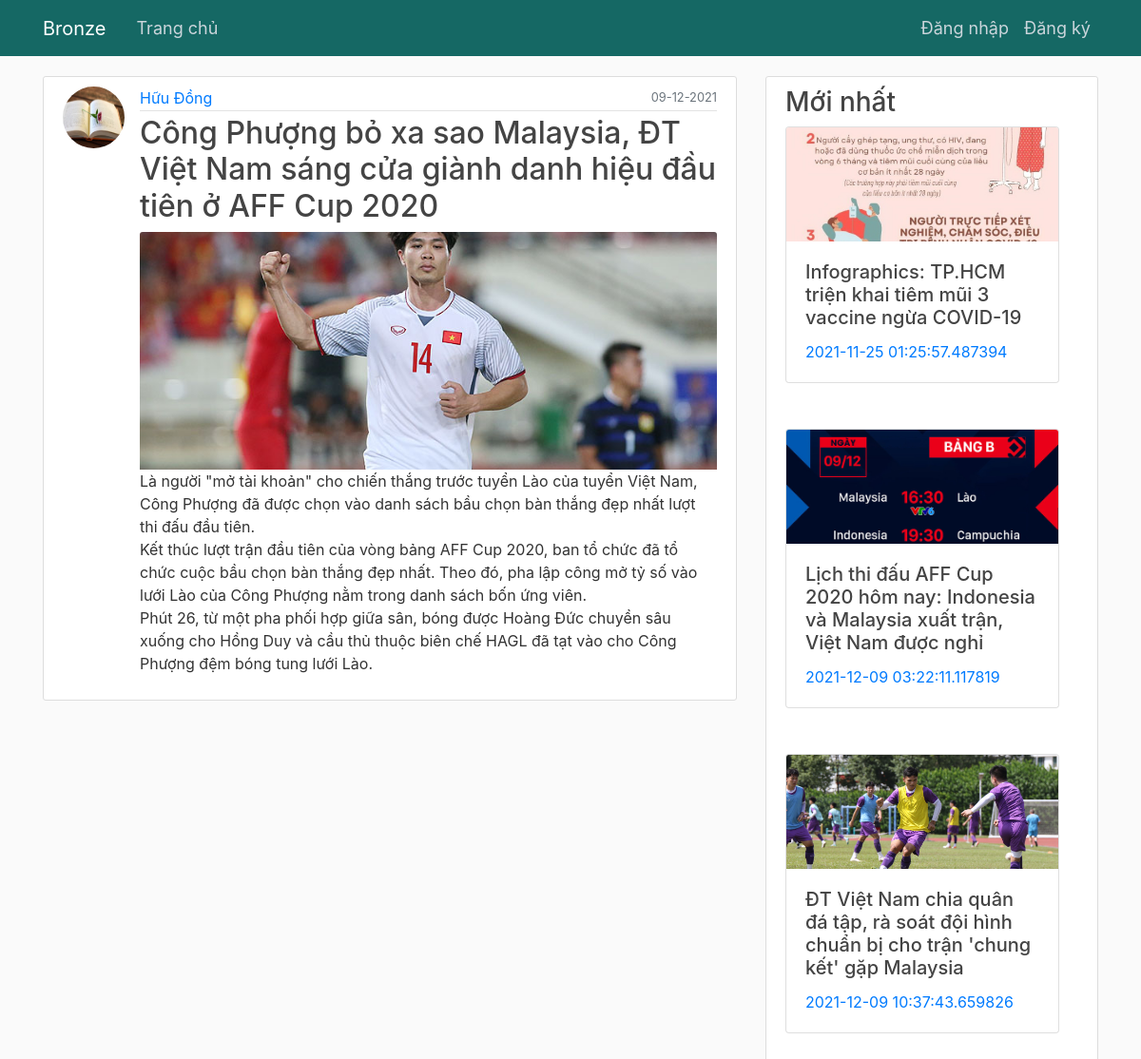
Screenshot of /post/8 with the database file from the repository.
### app/models.py (models this page shows, shortened)
class User(db.Model, UserMixin):
    id = db.Column(db.Integer, primary_key=True)
    username = db.Column(db.String(20), unique=True, nullable=False)
    fullname = db.Column(db.String(35), unique=True, nullable=False)
    email = db.Column(db.String(120), unique=True, nullable=False)
    image_file = db.Column(db.String(20), nullable=False, default='default.jpg')
    password = db.Column(db.String(60), nullable=False)
    posts = db.relationship('Post', backref='author', lazy=True)

class Post(db.Model):
    id = db.Column(db.Integer, primary_key=True)
    title = db.Column(db.String(100), nullable=False)
    image_post = db.Column(db.String(20), nullable=False, default='post.jpg')
    date_posted = db.Column(db.DateTime, nullable=False, default=datetime.utcnow)
    content = db.Column(db.Text, nullable=False)
    user_id = db.Column(db.Integer, db.ForeignKey('user.id'), nullable=False)

### app/routes.py (the view)
@app.route("/post/<int:post_id>")
def post(post_id):
    post = Post.query.get_or_404(post_id)
    return render_template('post.html', title=post.title, post=post,featured=getFeatured())

### app/routes.py (called while the page is built)
def getFeatured():
    return Post.query.limit(3).all()

### app/templates/post.html
{% extends "layout.html" %}
{% block content %}
  <article class="media content-section">
    <img class="rounded-circle article-img" src="{{ url_for('static', filename='img/' + post.author.image_file) }}">
    <div class="media-body">
      <div class="article-metadata">
        <a class="mr-2" href="#">{{ post.author.fullname }}</a>
        <small class="text-muted">{{ post.date_posted.strftime('%d-%m-%Y') }}</small>
      </div>
      <h2 class="article-title">{{ post.title }}</h2>
      <img class="card-img-top" src="{{ url_for('static', filename='img/' + post.image_post) }}" alt="img" style="max-height: 250px; object-fit: cover;">
      <p class="article-content">{{ post.content }}</p>
    </div>
  </article>
{% endblock content %}

### app/templates/layout.html (shortened to what this page needs)
<!DOCTYPE html>
<html>
<head>
    <link rel="stylesheet" href="https://maxcdn.bootstrapcdn.com/bootstrap/4.0.0/css/bootstrap.min.css">
    <link rel="stylesheet" type="text/css" href="{{ url_for('static', filename='main.css') }}">
</head>
<body>
    <header class="site-header">
      <nav class="navbar navbar-expand-md navbar-dark bg-steel fixed-top">
        <div class="container">
          <a class="navbar-brand mr-4" href="/">Bronze</a>
          <div class="collapse navbar-collapse" id="navbarToggle">
            <div class="navbar-nav mr-auto">
              <a class="nav-item nav-link" href="{{ url_for('home') }}">Trang chủ</a>
            </div>
            <div class="navbar-nav">
              {% if current_user.is_authenticated %}
                <a class="nav-item nav-link" href="{{ url_for('new_post') }}">Viết bài</a>
                <a class="nav-item nav-link" href="{{ url_for('manager_post') }}">Quản lý bài viết</a>
                <a class="nav-item nav-link" href="{{ url_for('account') }}">{{current_user.fullname}}</a>
                <a class="nav-item nav-link" href="{{ url_for('logout') }}">Đăng xuất</a>
              {% else %}
                <a class="nav-item nav-link" href="{{ url_for('login') }}">Đăng nhập</a>
                <a class="nav-item nav-link" href="{{ url_for('register') }}">Đăng ký</a>
              {% endif %}
            </div>
          </div>
        </div>
      </nav>
    </header>
    <main role="main" class="container">
      <div class="row">
        <div class="col-md-8">
          {% block content %}{% endblock %}
        </div>
        <div class="col-md-4">
          {% include "featured.html" %}
        </div>
      </div>
    </main>
</body>
</html>

### app/templates/featured.html
{% if featured %}
<div class="content-section">
  <h3>Mới nhất</h3>
    {% for post in featured %}
    <div class="card mb-5" style="width: 18rem;">
      <a class="featured-post" href="{{ url_for('post', post_id=post.id) }}">
      <img class="card-img-top" src="{{ url_for('static', filename='img/' + post.image_post) }}" alt="Card image cap"
       style="max-height: 120px; object-fit: cover;">
      <div class="card-body">
        <h5 class="card-title">{{ post.title }}</h5>
        <p class="card-text">{{ post.date_posted }}</p>
      </div>
    </a>
    </div>
    {% endfor %}
  </div>
  {% endif %}

### app/static/main.css (style rules this page uses)
* { margin: 0; padding: 0; }
body { background: #fafafa; color: #333333; margin-top: 5rem; }
h1, h2, h3, h4, h5, h6 { color: #444444; }
.bg-steel { background-color: #156864; }
.site-header .navbar-nav .nav-link { color: #cbd5db; font-size: 18px; }
.content-section { background: #ffffff; padding: 10px 20px; border: 1px solid #dddddd; border-radius: 3px; margin-bottom: 20px; }
.article-title { color: #444444; }
.article-content { white-space: pre-line; }
.article-img { height: 65px; width: 65px; margin-right: 16px; }
.article-metadata { padding-bottom: 1px; margin-bottom: 4px; border-bottom: 1px solid #e3e3e3; display: flex; justify-content: space-between; align-items: center; }
html { scroll-behavior: smooth; }
a { text-decoration: none !important; }

### rows the page displays
User: image_file (picture), author.fullname "Hữu Đồng"
Post: date_posted "09-12-2021", title "Công Phượng bỏ xa sao Malaysia, ĐT Việt Nam sáng cửa giành danh hiệu đầu tiên ở AFF Cup 2020", image_post (picture), content "Là người \"mở tài khoản\" cho chiến thắng trước tuyển Lào của tuyển Việt Nam, Công Phượng đã được chọn vào danh sách bầu chọn bàn thắng đẹp nhất lượt thi đấu đầu tiên. Kết thúc lượt trận đầu tiên của vòng bảng AFF Cup 2020, ban tổ chức đã tổ chức cuộc bầu chọn bàn thắng đẹp nhất. Theo đó, pha lập công mở tỷ số vào lưới Lào của Công Phượng nằm trong danh sách bốn ứng viên. Phút 26, từ một pha phối hợp giữa sân, bóng được Hoàng Đức chuyền sâu xuống cho Hồng Duy và cầu thủ thuộc biên chế HAGL đã tạt vào cho Công Phượng đệm bóng tung lưới Lào."
Post: image_post (picture), title "Infographics: TP.HCM triện khai tiêm mũi 3 vaccine ngừa COVID-19", date_posted "2021-11-25 01:25:57.487394"
Post: image_post (picture), title "Lịch thi đấu AFF Cup 2020 hôm nay: Indonesia và Malaysia xuất trận, Việt Nam được nghỉ", date_posted "2021-12-09 03:22:11.117819"
Post: image_post (picture), title "ĐT Việt Nam chia quân đá tập, rà soát đội hình chuẩn bị cho trận 'chung kết' gặp Malaysia", date_posted "2021-12-09 10:37:43.659826"
